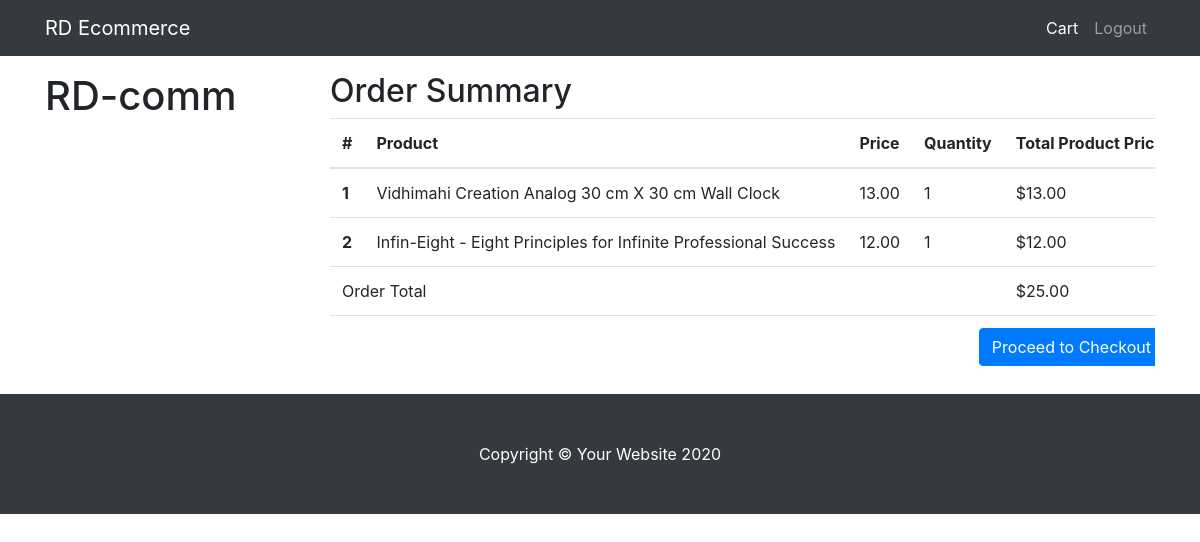
The page /cart/order-summary/ (signed in) on the database its author committed.
### orders/models.py (models this page shows, shortened)
class OrderItem(models.Model):
    product = models.ForeignKey(Product, on_delete=models.CASCADE)
    quantity = models.IntegerField(default=1)
    order = models.ForeignKey('Order', on_delete=models.CASCADE)
    def get_total_item_price(self):
        return self.product.price * self.quantity

class Order(models.Model):
    user = models.ForeignKey(User, on_delete=models.CASCADE)
    start_date = models.DateTimeField(auto_now_add=True)
    ordered_date = models.DateTimeField(null=True)
    is_ordered = models.BooleanField(default=False)
    checkout_address = models.ForeignKey(CheckoutAddress, on_delete=models.SET_NULL,blank=True, null=True)
    payment = models.ForeignKey(Payment, on_delete=models.SET_NULL, blank=True, null=True)
    def get_total_order_price(self):
        total = 0
        for orderitem in self.orderitem_set.all():
            total += orderitem.get_total_item_price()
        return total

### products/models.py (models this page shows, shortened)
class Product(models.Model):
    name = models.CharField(max_length=200)
    category = models.ForeignKey('Category', on_delete=models.CASCADE)
    description = models.TextField(max_length=2000, default='')
    photo = models.URLField(max_length=900, default='https://via.placeholder.com/300x400?text=No+photo')
    price = models.DecimalField(max_digits=10, decimal_places=2)
    slug = models.SlugField()

### orders/views.py (the view)
# urls.py: path('order-summary/', OrderSummaryView.as_view(), name='order-summary'),
class OrderSummaryView(LoginRequiredMixin, View):
    def get(self, *args, **kwargs):
        try:
            order = Order.objects.get(user=self.request.user, is_ordered=False)
            order_items = order.orderitem_set.all()
            context = {
                'order_items': order_items,
                'order_total_price': order.get_total_order_price,
            }
            return render(self.request, 'order_summary.html', context)
        except ObjectDoesNotExist:
            messages.info(self.request, "You do not have an active order")
            return redirect("/")

### templates/order_summary.html
{% extends "base.html" %}
{% block content %}
<br>
<div class="table-responsive text-nowrap">
<h2> Order Summary</h2>
  <table class="table">
    <thead>
      <tr>
          <th scope="col">#</th>
        <th scope="col">Product</th>
        <th scope="col">Price</th>
        <th scope="col">Quantity</th>
        <th scope="col">Total Product Price</th>
      </tr>
    </thead>
    <tbody>
    {% for order_item in order_items %}
          <tr>
            <th scope="row">{{ forloop.counter }}</th>
            <td>{{ order_item.product.name }}</td>
            <td>{{ order_item.product.price }}</td>
            <td>{{ order_item.quantity }} </td>
            <td>${{ order_item.get_total_item_price }}</td>
          </tr>
    {% endfor %}
    <tr>
        <td colspan="4">Order Total</td>
        <td>${{ order_total_price }}</td>
    </tr>
    <tr>
        <td colspan="5"> <a class="btn btn-primary float-right" href="/cart/checkout/"> Proceed to Checkout</a></td>
    </tr>
    </tbody>
  </table>
</div>
{% endblock %}

### rows shown on the page
OrderItem: product.name "Vidhimahi Creation Analog 30 cm X 30 cm Wall Clock", product.price "13.00", quantity "1", get_total_item_price "13.00"
OrderItem: product.name "Infin-Eight - Eight Principles for Infinite Professional Success", product.price "12.00", quantity "1", get_total_item_price "12.00"
Order: id.quantity "25.00"
